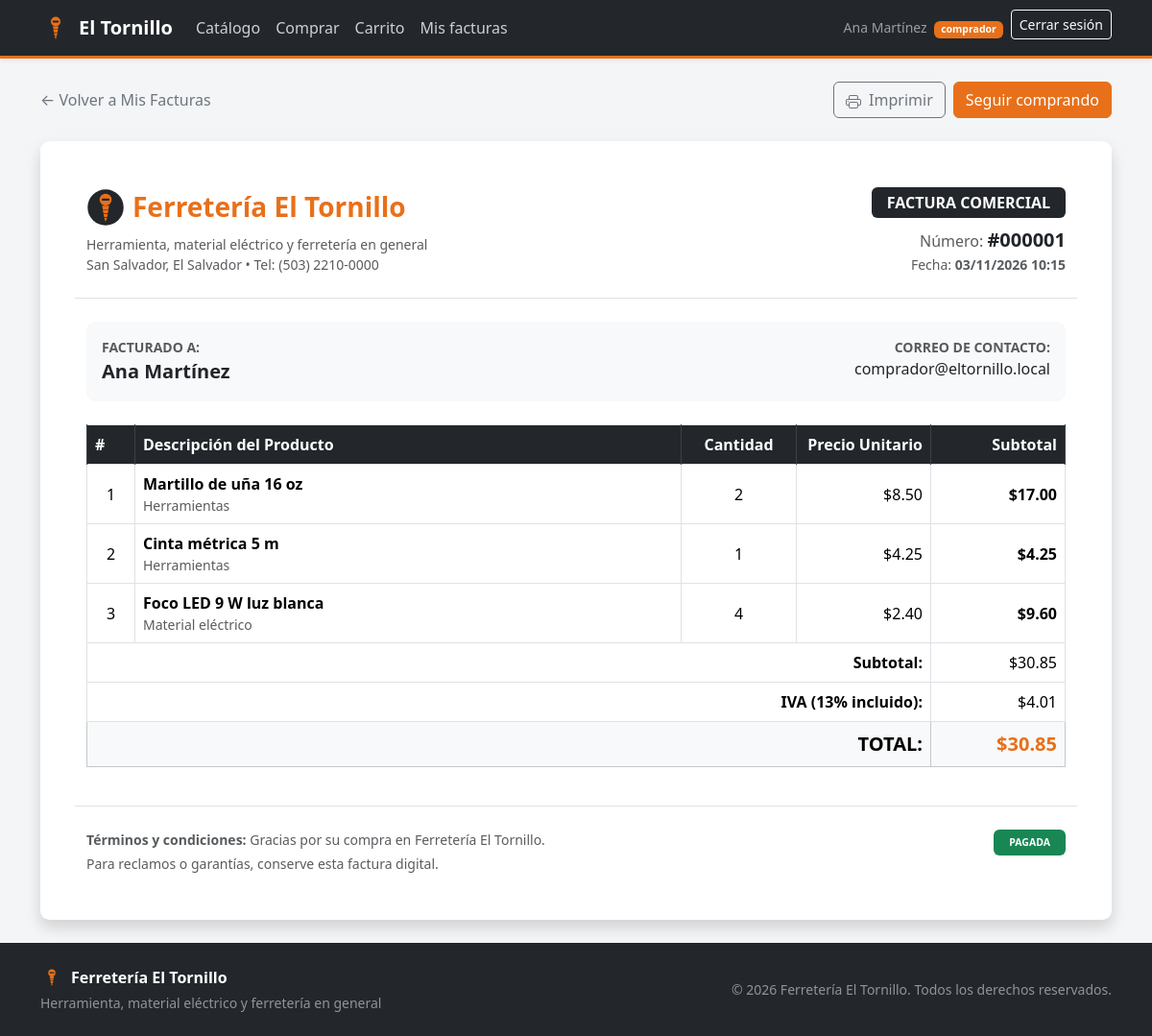
Screenshot of /comprador/factura.php?id=1 (signed in) with the database file from the repository.
### tables this page shows
CREATE TABLE facturas (
    id           INT UNSIGNED  NOT NULL AUTO_INCREMENT,
    comprador_id INT UNSIGNED  NOT NULL,
    fecha        DATETIME      NOT NULL DEFAULT CURRENT_TIMESTAMP,
    total        DECIMAL(10,2) NOT NULL DEFAULT 0.00,
    PRIMARY KEY (id),
    KEY idx_facturas_comprador (comprador_id),
    CONSTRAINT fk_facturas_comprador
        FOREIGN KEY (comprador_id) REFERENCES usuarios (id)
        ON DELETE RESTRICT ON UPDATE CASCADE
);

CREATE TABLE usuarios (
    id        INT UNSIGNED NOT NULL AUTO_INCREMENT,
    nombre    VARCHAR(100) NOT NULL,
    correo    VARCHAR(150) NOT NULL,
    password  CHAR(32)     NOT NULL COMMENT 'MD5 hexadecimal',
    rol       ENUM('admin', 'vendedor', 'comprador') NOT NULL DEFAULT 'comprador',
    creado_en DATETIME     NOT NULL DEFAULT CURRENT_TIMESTAMP,
    PRIMARY KEY (id),
    UNIQUE KEY uk_usuarios_correo (correo)
);

CREATE TABLE detalle_factura (
    id              INT UNSIGNED  NOT NULL AUTO_INCREMENT,
    factura_id      INT UNSIGNED  NOT NULL,
    producto_id     INT UNSIGNED  NOT NULL,
    cantidad        INT           NOT NULL DEFAULT 1,
    precio_unitario DECIMAL(10,2) NOT NULL DEFAULT 0.00,
    subtotal        DECIMAL(10,2) NOT NULL DEFAULT 0.00,
    PRIMARY KEY (id),
    KEY idx_detalle_factura (factura_id),
    KEY idx_detalle_producto (producto_id),
    CONSTRAINT fk_detalle_factura
        FOREIGN KEY (factura_id) REFERENCES facturas (id)
        ON DELETE CASCADE ON UPDATE CASCADE,
    CONSTRAINT fk_detalle_producto
        FOREIGN KEY (producto_id) REFERENCES productos (id)
        ON DELETE RESTRICT ON UPDATE CASCADE
);

CREATE TABLE productos (
    id           INT UNSIGNED  NOT NULL AUTO_INCREMENT,
    vendedor_id  INT UNSIGNED  NULL,
    categoria_id INT UNSIGNED  NULL,
    nombre       VARCHAR(150)  NOT NULL,
    descripcion  TEXT          NULL,
    precio       DECIMAL(10,2) NOT NULL DEFAULT 0.00,
    stock        INT           NOT NULL DEFAULT 0,
    imagen       VARCHAR(255)  NULL,
    creado_en    DATETIME      NOT NULL DEFAULT CURRENT_TIMESTAMP,
    PRIMARY KEY (id),
    KEY idx_productos_vendedor (vendedor_id),
    KEY idx_productos_categoria (categoria_id),
    KEY idx_productos_nombre (nombre),
    CONSTRAINT fk_productos_vendedor
        FOREIGN KEY (vendedor_id) REFERENCES usuarios (id)
        ON DELETE SET NULL ON UPDATE CASCADE,
    CONSTRAINT fk_productos_categoria
        FOREIGN KEY (categoria_id) REFERENCES categorias (id)
        ON DELETE SET NULL ON UPDATE CASCADE
);

CREATE TABLE categorias (
    id     INT UNSIGNED NOT NULL AUTO_INCREMENT,
    nombre VARCHAR(80)  NOT NULL,
    PRIMARY KEY (id),
    UNIQUE KEY uk_categorias_nombre (nombre)
);

### includes/auth.php (called while the page is built, shortened)
<?php
function esta_autenticado(): bool
{
    return isset($_SESSION['usuario_id'], $_SESSION['rol']);
}
function usuario_id(): ?int
{
    return esta_autenticado() ? (int) $_SESSION['usuario_id'] : null;
}

### includes/config.php (called while the page is built, shortened)
<?php
function e(?string $texto): string
{
    return htmlspecialchars((string) $texto, ENT_QUOTES | ENT_SUBSTITUTE, 'UTF-8');
}
function url(string $ruta = ''): string
{
    return BASE_URL . ltrim($ruta, '/');
}
function dinero($monto): string
{
    return '$' . number_format((float) $monto, 2, '.', ',');
}
function fecha_legible(?string $fecha): string
{
    $ts = strtotime($fecha);
    return $ts === false ? $fecha : date('d/m/Y H:i', $ts);
}

### public/comprador/factura.php (the view, shortened to what this page needs)
<?php
require_once __DIR__ . '/../../includes/auth.php';
$id           = (int) ($_GET['id'] ?? 0);
$comprador_id = usuario_id();
$sql = "SELECT f.id, f.fecha, f.total, u.nombre, u.correo
        FROM facturas f
        JOIN usuarios u ON u.id = f.comprador_id
        WHERE f.id = $id AND f.comprador_id = $comprador_id";
$resultado = mysqli_query($conn, $sql);
$factura = ($resultado !== false) ? mysqli_fetch_assoc($resultado) : null;
$detalles = [];
if ($factura !== null) {
    $sql_det = "SELECT d.cantidad, d.precio_unitario, d.subtotal, p.nombre, p.imagen, c.nombre AS categoria
                FROM detalle_factura d
                JOIN productos p ON p.id = d.producto_id
                LEFT JOIN categorias c ON c.id = p.categoria_id
                WHERE d.factura_id = $id";
    $res_det = mysqli_query($conn, $sql_det);
    if ($res_det !== false) {
        $detalles = mysqli_fetch_all($res_det, MYSQLI_ASSOC);
    }
}
require_once __DIR__ . '/../../includes/header.php';
?>
<?php if (!$factura): ?>
    <div class="alert alert-warning text-center py-5 shadow-sm">
        <h3 class="h4">Factura no encontrada</h3>
        <p class="text-muted">La factura solicitada (#<?= $id ?>) no existe en el sistema.</p>
        <a href="<?= url('comprador/historial.php') ?>" class="btn btn-naranja">Ver mi historial de facturas</a>
    </div>
<?php else: ?>
    <div class="d-flex justify-content-between align-items-center mb-4">
        <div>
            <a href="<?= url('comprador/historial.php') ?>" class="text-decoration-none text-secondary">
                &larr; Volver a Mis Facturas
            </a>
        </div>
        <div class="d-flex gap-2">
            <button class="btn btn-outline-secondary" onclick="window.print();">
                Imprimir
            </button>
            <a href="<?= url('comprador/catalogo.php') ?>" class="btn btn-naranja">Seguir comprando</a>
        </div>
    </div>
    <div class="card shadow border-0 p-4 p-md-5 bg-white">
        <div class="row align-items-center pb-4 border-bottom mb-4">
            <div class="col-sm-6">
                <div class="d-flex align-items-center gap-2 mb-2">
                    <img src="<?= url('assets/img/logo.svg') ?>" alt="" width="40" height="40">
                    <h2 class="h3 fw-bold mb-0 text-naranja"><?= e(APP_NOMBRE) ?></h2>
                </div>
                <p class="text-muted small mb-0"><?= e(APP_LEMA) ?></p>
                <p class="text-muted small mb-0">San Salvador, El Salvador &bull; Tel: (503) 2210-0000</p>
            </div>
            <div class="col-sm-6 text-sm-end mt-3 mt-sm-0">
                <span class="badge bg-oscuro fs-6 px-3 py-2">FACTURA COMERCIAL</span>
                <div class="mt-2">
                    <span class="text-muted">Número:</span>
                    <strong class="fs-5">#<?= str_pad((string)$factura['id'], 6, '0', STR_PAD_LEFT) ?></strong>
                </div>
                <div class="text-muted small">
                    Fecha: <strong><?= fecha_legible($factura['fecha']) ?></strong>
                </div>
            </div>
        </div>
        <div class="card bg-light border-0 mb-4">
            <div class="card-body">
                <div class="row g-3">
                    <div class="col-md-6">
                        <small class="text-muted text-uppercase fw-semibold d-block">Facturado a:</small>
                        <span class="fs-5 fw-bold"><?= e($factura['nombre']) ?></span>
                    </div>
                    <div class="col-md-6 text-md-end">
                        <small class="text-muted text-uppercase fw-semibold d-block">Correo de contacto:</small>
                        <span class="fs-6"><?= e($factura['correo']) ?></span>
                    </div>
                </div>
            </div>
        </div>
        <div class="table-responsive mb-4">
            <table class="table table-bordered align-middle">
                <thead class="bg-oscuro text-white">
                    <tr>
                        <th style="width: 50px;">#</th>
                        <th>Descripción del Producto</th>
                        <th style="width: 120px;" class="text-center">Cantidad</th>
                        <th style="width: 140px;" class="text-end">Precio Unitario</th>
                        <th style="width: 140px;" class="text-end">Subtotal</th>
                    </tr>
                </thead>
                <tbody>
                    <?php if (empty($detalles)): ?>
                        <tr>
                            <td colspan="5" class="text-center text-muted py-3">No hay renglones registrados para esta factura.</td>
                        </tr>
                    <?php else: ?>
                        <?php foreach ($detalles as $idx => $item): ?>
                            <tr>
                                <td class="text-center"><?= $idx + 1 ?></td>
                                <td>
                                    <span class="fw-semibold"><?= e($item['nombre']) ?></span>
                                    <?php if (!empty($item['categoria'])): ?>
                                        <small class="text-muted d-block"><?= e($item['categoria']) ?></small>
                                    <?php endif; ?>
                                </td>
                                <td class="text-center"><?= (int) $item['cantidad'] ?></td>
                                <td class="text-end"><?= dinero($item['precio_unitario']) ?></td>
                                <td class="text-end fw-semibold"><?= dinero($item['subtotal']) ?></td>
                            </tr>
                        <?php endforeach; ?>
                    <?php endif; ?>
                </tbody>
                <tfoot>
                    <tr>
                        <th colspan="4" class="text-end">Subtotal:</th>
                        <td class="text-end"><?= dinero($factura['total']) ?></td>
                    </tr>
                    <tr>
                        <th colspan="4" class="text-end">IVA (13% incluido):</th>
                        <td class="text-end"><?= dinero((float)$factura['total'] * 0.13) ?></td>
                    </tr>
                    <tr class="table-light">
                        <th colspan="4" class="text-end fs-5">TOTAL:</th>
                        <td class="text-end fs-5 fw-bold text-naranja"><?= dinero($factura['total']) ?></td>
                    </tr>
                </tfoot>
            </table>
        </div>
        <div class="row pt-4 text-muted small border-top">
            <div class="col-md-8">
                <p class="mb-1"><strong>Términos y condiciones:</strong> Gracias por su compra en Ferretería El Tornillo.</p>
                <p class="mb-0">Para reclamos o garantías, conserve esta factura digital.</p>
            </div>
            <div class="col-md-4 text-md-end mt-3 mt-md-0">
                <span class="badge text-bg-success px-3 py-2">PAGADA</span>
            </div>
        </div>
    </div>
<?php endif; ?>
<?php require_once __DIR__ . '/../../includes/footer.php'; ?>

### public/assets/css/estilos.css (style rules this page uses)
:root { --naranja: #e8701a; --naranja-oscuro: #c75c12; --naranja-claro: #fff1e6; --gris-oscuro: #23272b; --gris-medio: #3a4147; --gris-claro: #f4f5f7; }
html { background-color: var(--gris-oscuro); overscroll-behavior-y: none; }
body { background-color: var(--gris-claro); color: var(--gris-oscuro); }
.bg-oscuro { background-color: var(--gris-oscuro) !important; }
.text-naranja { color: var(--naranja) !important; }
.btn-naranja { background-color: var(--naranja); border-color: var(--naranja); color: #fff; }
.card { border: 1px solid #e3e6ea; border-radius: 0.6rem; }
.table thead th { background-color: var(--gris-oscuro); color: #fff; font-weight: 600; border-color: var(--gris-medio); }

### rows the page displays
facturas: id "000001", fecha "03/11/2026 10:15", comprador.nombre "Ana Martínez", comprador.correo "comprador@eltornillo.local", total "$30.85", dinero((float)$factura['total']*0.13) "$4.01"
detalle_factura: producto.nombre "Martillo de uña 16 oz", categorias.nombre "Herramientas", cantidad "2", precio_unitario "$8.50", subtotal "$17.00"
detalle_factura: producto.nombre "Cinta métrica 5 m", categorias.nombre "Herramientas", cantidad "1", precio_unitario "$4.25", subtotal "$4.25"
detalle_factura: producto.nombre "Foco LED 9 W luz blanca", categorias.nombre "Material eléctrico", cantidad "4", precio_unitario "$2.40", subtotal "$9.60"

### other values shown
$usuario['nombre'] "Ana Martínez"
$usuario['rol'] "comprador"
APP_NOMBRE "Ferretería El Tornillo"
APP_LEMA "Herramienta, material eléctrico y ferretería en general"
